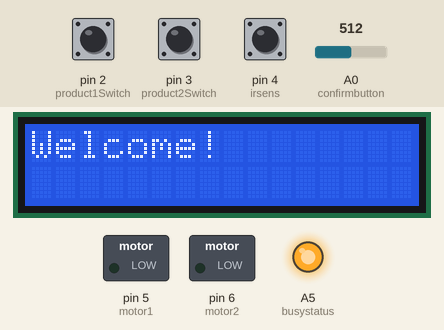
Simulated run of this sketch. Board: Arduino Uno, built with avr-gcc and run on an emulated ATmega328P. On the bench: 16×2 character LCD, switched loads named in the sketch (green lamp = pin HIGH), output pins drawn as LEDs (lit = HIGH). The inputs (shaded band) are chosen by the test bench; at power-on: pin 2 (product1Switch) HIGH, pin 4 (irsens) HIGH, pin 3 (product2Switch) HIGH, A0 (confirmbutton) = 512. What the sketch prints to the serial monitor is not drawn.

Above: at 1.2 s.
1.3 s: pin 2 (product1Switch) pulled LOW for 0.4 s
At 2.4 s:
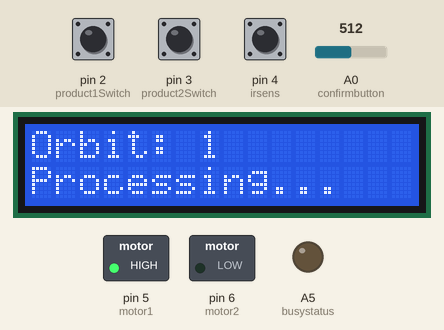
3.4 s: pin 4 (irsens) driven LOW
4.9 s: pin 4 (irsens) driven HIGH
At 5.4 s:
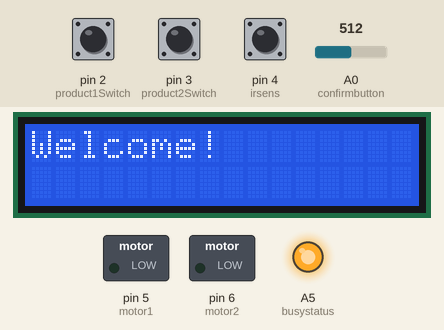
6.4 s: pin 3 (product2Switch) pulled LOW for 0.4 s
At 7.9 s:
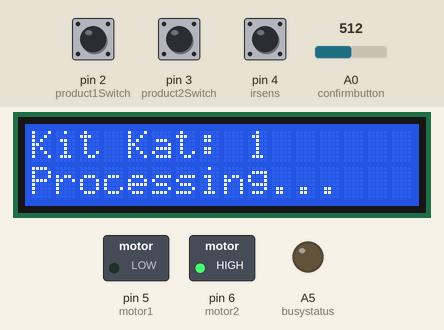
8.6 s: pin 4 (irsens) pulsed LOW 2 times (0.12 s each, 0.3 s apart)
At 10.2 s:
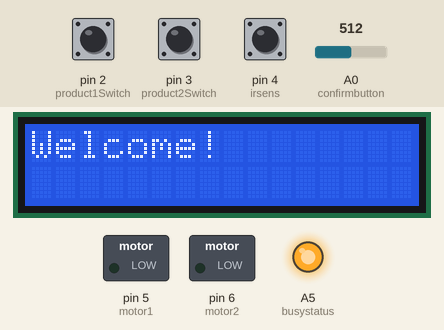
12.2 s: pin 2 (product1Switch) pulled LOW for 1 s
At 12.45 s:
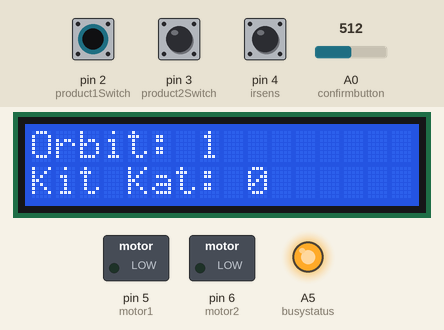
Timing chart, 0 to 15.2 s (numbered marks = the images above; inputs shaded):
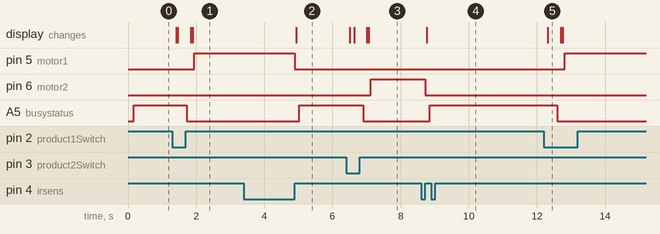

The sketch:

model.ino
```cpp
// (licence header left out)
/*
 * github.com/ashvnv/smart-vending-machine
 *
 * A0: Confirm Button
 * A5: - Busy status
 * Pin 2: Product 1 Interrupt Switch
 * Pin 3: Product 2 Interrupt Switch
 * Pin 4: IR Sensor (for counting)
 * Pin 5: Motor 1
 * Pin 6: Motor 2
 * Pin 7 - 12: LCD
 *
 * serial monitor println and print statements added in the code...
 *
*/

#include <LiquidCrystal.h> //import lcd library

//-------------------------PINS--------------- ----------------------------------
int confirmbutton = A0; // product selection confirm button
int busystatus = A5; // indicates whether vending machine is ready to take orders [for raspberry pi]


const byte product1Switch = 2; //Switch to select Product 1
const byte product2Switch = 3; //Switch to select Product 2

const byte irsens = 4; //used to count

const byte motor1 = 5; //PWM
const byte motor2 = 6; //PWM


//------------------LCD pins--------------------
LiquidCrystal lcd(7, 8, 9, 10, 11, 12); //RS, E, D4, D5, D6, D7
//----------------------------------------------
//-------------------------------------------------------------------------------


//------------------------------Variables--------------------------------------

//=====================================
//max 13 characters ["name" + ":" + xx] where xx is the product count set by the program
const String product1name = "Orbit";
const String product2name = "Kit Kat";
//=====================================

const byte pwm = 255; //pwm value for motor 1 and motor 2

int product1count = 0;
int product2count = 0;

//------------------------------------------------------------------------------


void setup() {
  Serial.begin(9600);

  pinMode(motor1, OUTPUT); //motor 1 transistor
  analogWrite(motor1, 0); //motor off

  pinMode(motor2, OUTPUT); //motor 2 transistor
  analogWrite(motor2, 0); //motor off

  pinMode(irsens, INPUT_PULLUP); //IR Sensor

  pinMode(product1Switch, INPUT_PULLUP); //switch 1 interrupt pin
  pinMode(product2Switch, INPUT_PULLUP); //switch 2 interrupt pin


//========================
  lcd.begin(16, 2); //16x2 lcd selected
//========================

  Serial.println("Setup Complete"); //###


}


void loop() {
   welcome(); //call the lcd welcome function
   enableInterrupts(); //enable switch 1 and 2 interrupts
   Serial.println("Interrupts enabled"); //###

   analogWrite(busystatus, 255); //free indication @@@ for Rasp pi
   Serial.println("busystatus pin made HIGH"); //###

   while (analogRead(confirmbutton) > 600); //wait till user selects the product
   Serial.println(); Serial.println("------------------------------------------------------------"); //serial monitor bifurcation

   Serial.print("Confirm button clicked...."); //###

   if (product1count == 0 && product2count == 0) {
       //no product selected! ignore
       Serial.println("Debounce error....confirm ignored"); //###

   } else {
          Serial.println("No debounce error...confirmed order"); //###

          disableInterrupts(); //disable all interrupts, enabled at the start of loop()
          Serial.println("Interrupts disabled"); //###

          analogWrite(busystatus, 0); //busy indication @@@ for Rasp pi
          Serial.println("busystatus pin made LOW"); //###


       //--------------------------------------------Product 1----------------------------------------------------------
          if (product1count > 0) { //product 1 selected
            Serial.println("---------------------------"); //serial monitor bifurcation

            Serial.print("Product 1 processing.... count: ");//###
            Serial.println(product1count); //###

            lcd.clear(); //clear lcd
            Serial.println("LCD cleared"); //###
            //lcdFirstRow(product1name + ": " + product1count); //this line is moved inside the while loop below
            lcdSecondRow("Processing..."); //Max 16 characters
            Serial.println("LCD 2nd row print --> \"Processing\""); //###

            while(product1count != 0) {
              lcdFirstRow(product1name + ": " + product1count);
              Serial.println("LCD 1st row print --> " + product1name); //###

              analogWrite(motor1, pwm); //start motor 1
              Serial.println("Motor 1 ON..."); //###

  bounce_err: while(digitalRead(irsens) == HIGH); //detect the product falling into the tray and decriment count by 1

              Serial.println("-------------"); //serial monitor bifurcation
              Serial.print("IR pulse received.... "); //###
              delay(10); //10ms software debounce
              if ((digitalRead(irsens)) == HIGH) {Serial.println("debounce error");/* ### */    goto bounce_err;} //switch bounce, repeat check
              Serial.println("no debounce error");//###

              while(digitalRead(irsens) == LOW); //wait for the product to pass the ir

              product1count -= 1;
              Serial.print("Product 1 left to push: ");//###
              Serial.println(product1count);//###
            }
            analogWrite(motor1, 0); //stop motor 1
            Serial.println("Motor 1 OFF");//###

          }


       //--------------------------------------------Product 2----------------------------------------------------------
          if (product2count > 0) { //product 2 selected
            Serial.println("---------------------------"); //serial monitor bifurcation

            Serial.print("Product 2 processing.... count: ");//###
            Serial.println(product2count); //###

            lcd.clear(); //clear lcd
            Serial.println("LCD cleared"); //###
            //lcdFirstRow(product2name + ": " + product2count); //this line is moved inside the while loop below
            lcdSecondRow("Processing..."); //Max 16 characters
            Serial.println("LCD 2nd row print --> \"Processing\""); //###

            while(product2count != 0) {
              lcdFirstRow(product2name + ": " + product2count);
              Serial.println("LCD 1st row print --> " + product2name); //###

              analogWrite(motor2, pwm); //start motor 2
              Serial.println("Motor 2 ON..."); //###

 bounce_err2: while(digitalRead(irsens) == HIGH); //detect the product falling into the tray and decriment count by 1

              Serial.println("-------------"); //serial monitor bifurcation
              Serial.print("IR pulse received.... "); //###
              delay(10); //10ms software debounce
              if ((digitalRead(irsens)) == HIGH) {Serial.println("debounce error");/* ### */   goto bounce_err2;} //switch bounce, repeat check
              Serial.println("no debounce error");//###


              while(digitalRead(irsens) == LOW); //wait for the product to pass the ir

              product2count -= 1;
              Serial.print("Product 2 left to push: ");//###
              Serial.println(product2count);//###
            }
            analogWrite(motor2, 0); //stop motor 2
            Serial.println("Motor 2 OFF");//###

          }

   }


}


//---------------------------LCD------------------------------------

void welcome() {
 Serial.println("------------------------------------------------------------"); //serial monitor bifurcation

 lcd.clear(); //Clear the LCD screen
 lcdFirstRow("Welcome!");
 lcdSecondRow(""); //Max 16 characters

 Serial.println("LCD print --> Welcome msg"); //###
}

//LCD First row
void lcdFirstRow(String msg) {
  lcd.setCursor(0,0); //cursor(column, row);
  lcd.print(msg);

  Serial.println("LCD 1st Row update"); //###
}


//LCD Second row
void lcdSecondRow(String msg) {
  lcd.setCursor(0,1); //cursor(column, row);
  lcd.print(msg);

  Serial.println("LCD 2nd Row update"); //###
}


//---------------------------Interrupt functions for selecting product count------------------------

void enableInterrupts() {//enable interrupt pins
  attachInterrupt(digitalPinToInterrupt(product1Switch), Product1, FALLING); //goto Product1() during interrupt
  attachInterrupt(digitalPinToInterrupt(product2Switch), Product2, FALLING); //goto Product2() during interrupt

}

void disableInterrupts() {//disable interrupt pins
  detachInterrupt(digitalPinToInterrupt(product1Switch));
  detachInterrupt(digitalPinToInterrupt(product2Switch));

}


void Product1() {
    Serial.println("--------------------"); //serial monitor bifurcation

    delayMicroseconds(1000); //software debounce
    Serial.print("Product 1 interrupt..."); //###
    if (digitalRead(product1Switch) == LOW) { //check if the pin is still low
      Serial.println("no debounce"); //###

      product1count = product1count + 1; //increment count by 1
      Serial.print("Product 1 count: ");//###
      Serial.println(product1count); //###

      lcd.clear();
      Serial.println("Clear LCD"); //###

      lcdFirstRow(product1name + ": " + String(product1count)); //concatenate name and nos
      lcdSecondRow(product2name + ": " + String(product2count)); //concatenate name and nos

    } else Serial.println("debounce error"); //###

}

void Product2() {
    Serial.println("--------------------"); //serial monitor bifurcation

  delayMicroseconds(1000); //software debounce
  Serial.print("Product 2 interrupt..."); //###
  if (digitalRead(product2Switch) == LOW) { //check if the pin is still low
      Serial.println("no debounce"); //###

      product2count += 1; //increment count by 1
      Serial.print("Product 2 count: ");//###
      Serial.println(product2count); //###

      lcd.clear();
      Serial.println("Clear LCD"); //###

      lcdFirstRow(product1name + ": " + String(product1count)); //concatenate name and nos
      lcdSecondRow(product2name + ": " + String(product2count)); //concatenate name and nos

   } else Serial.println("debounce error"); //###
}
```

Measured:
- after the input at 1.3 s, pin 5 (motor1): LOW → HIGH after 0.64 s; A5 (busystatus): HIGH → LOW after 0.43 s; the display: first changes after 0.11 s (image 1 shows a later state)
- after the input at 3.4 s, every drawn part: stays the same
- after the input at 4.9 s, pin 5 (motor1): HIGH → LOW at once; A5 (busystatus): LOW → HIGH after 0.13 s; the display: changes at once (image 2)
- after the input at 6.4 s, pin 6 (motor2): LOW → HIGH after 0.72 s; A5 (busystatus): HIGH → LOW after 0.50 s; the display: first changes after 0.11 s (image 3 shows a later state)
- after the input at 8.6 s, pin 6 (motor2): HIGH → LOW after 0.12 s; A5 (busystatus): LOW → HIGH after 0.25 s; the display: changes after 0.16 s (image 4)
- after the input at 12.2 s, pin 5 (motor1): LOW → HIGH after 0.61 s; A5 (busystatus): HIGH → LOW after 0.40 s; the display: changes after 0.11 s (image 5)
